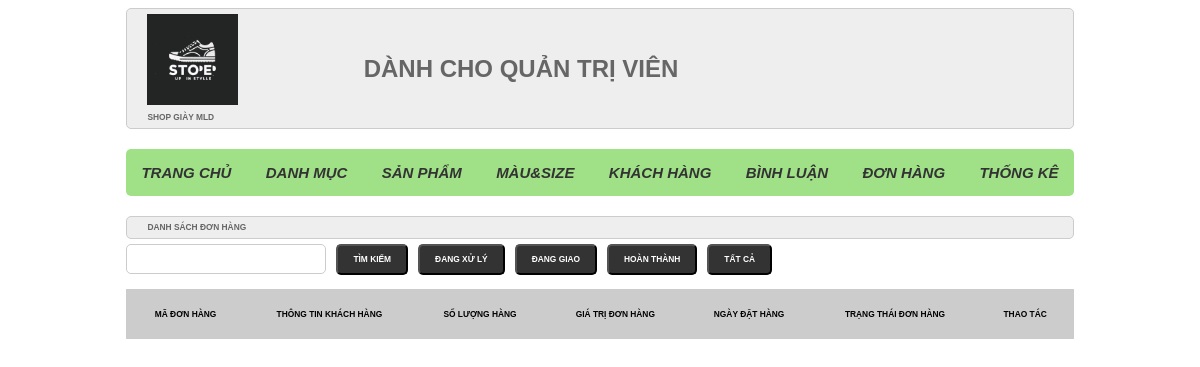
/admin/index.php?act=donhang, run on an earlier commit of the app's database.
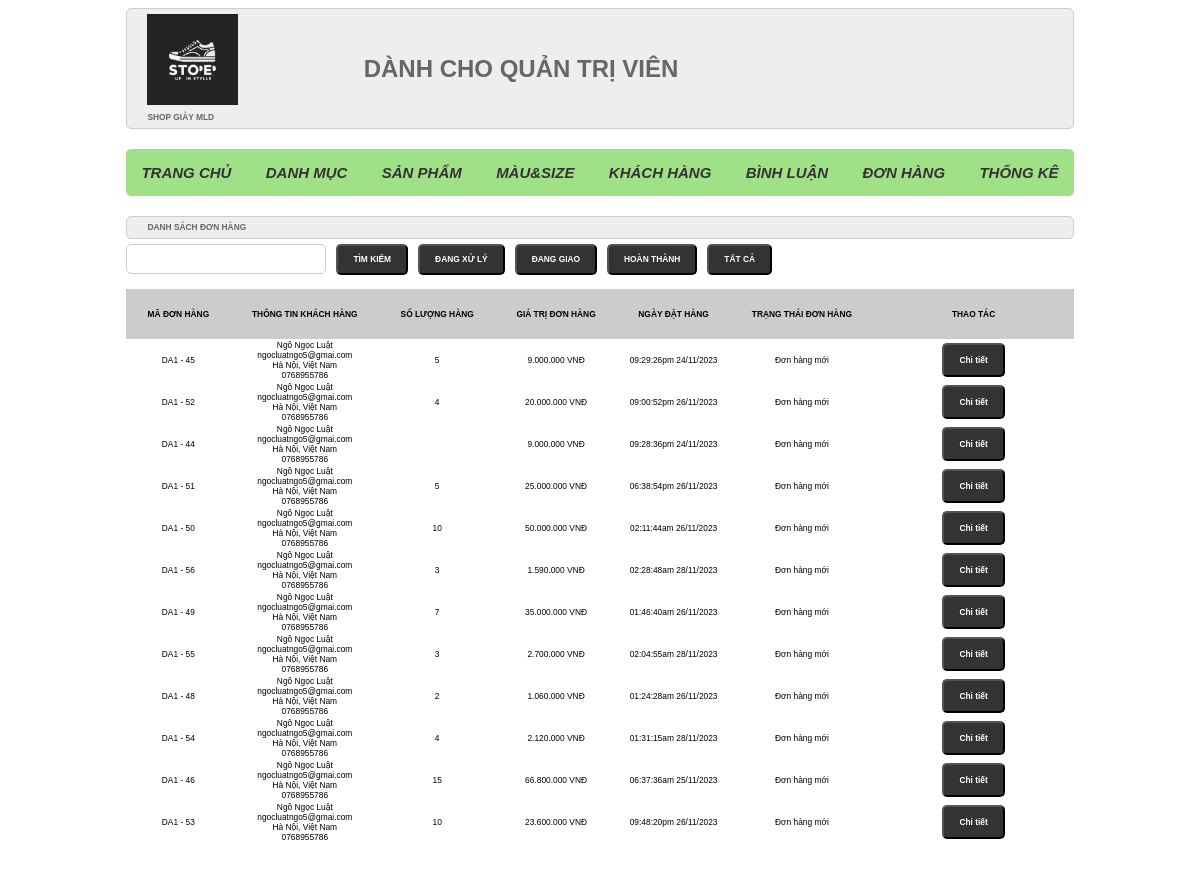
And on a later commit of the database.
### tables this page shows
CREATE TABLE `cart` (
  `id` int(10) NOT NULL,
  `iduser` int(10) NOT NULL,
  `idspbt` int(10) NOT NULL,
  `img` varchar(255) DEFAULT NULL,
  `namepro` varchar(255) DEFAULT NULL,
  `price` int(10) NOT NULL DEFAULT 0,
  `mau` varchar(255) NOT NULL,
  `size` int(11) NOT NULL,
  `soluong` int(3) NOT NULL,
  `thanhtien` int(11) NOT NULL,
  `idbill` int(10) NOT NULL
);

CREATE TABLE `bill` (
  `id` int(11) NOT NULL,
  `iduser` int(10) DEFAULT 0,
  `bill_name` varchar(255) NOT NULL,
  `bill_address` varchar(255) NOT NULL,
  `bill_tel` varchar(50) NOT NULL,
  `bill_email` varchar(255) NOT NULL,
  `bill_pttt` tinyint(1) NOT NULL DEFAULT 0 COMMENT '0.Thanh toán trực tiếp \r\n1.Chuyển khoản\r\n2.Thanh toán online',
  `ngaydathang` varchar(50) DEFAULT NULL,
  `total` int(10) NOT NULL DEFAULT 0,
  `bill_status` tinyint(1) NOT NULL DEFAULT 0 COMMENT '0.Đơn hàng mới\r\n1.Đang xử lý\r\n2.Đang giao hàng\r\n3.Đã giao '
);

### model/pdo.php (called while the page is built, shortened)
<?php
function pdo_get_connection()
{
    $dburl = "mysql:host=localhost;dbname=webbangiaynam;charset=utf8";
    $username = 'root';
    $password = '';
    $conn = new PDO($dburl, $username, $password);
    $conn->setAttribute(PDO::ATTR_ERRMODE, PDO::ERRMODE_EXCEPTION);
    return $conn;
}
function pdo_query($sql)
{
    $sql_args = array_slice(func_get_args(), 1);
    try {
        $conn = pdo_get_connection();
        $stmt = $conn->prepare($sql);
        $stmt->execute($sql_args);
        $rows = $stmt->fetchAll(PDO::FETCH_ASSOC);
        return $rows;
    } catch (PDOException $e) {
        throw $e;
    } finally {
        unset($conn);
    }
}

### model/giohang.php (called while the page is built, shortened)
<?php
    function loadall_bill_admin($status = null) {
        $sql = "SELECT *, bill.id as id, SUM(cart.soluong) AS soluong
                FROM bill
                LEFT JOIN cart ON bill.id = cart.idbill";
        $sql .= " GROUP BY bill.id
                  ORDER BY bill_status=0 DESC";
        $listbill = pdo_query($sql);
        return $listbill;
    }
    function get_ttdh($n) {
        switch($n) {
            case "0":
                $tt = "Đơn hàng mới";
                break;
        }
        return $tt;
    }
    function format($numberformat) {
        return number_format($numberformat,0,',','.'). ' VNĐ';
    }

### admin/donhang/list.php (the view, shortened to what this page needs)
<div class="row">
            <div class="row frmtitle">
                <h1>DANH SÁCH ĐƠN HÀNG</h1>
            </div>
            <form action="index.php?act=listdonhang" method="post" class="flex_sea">
                <input type="text" name="kyw">
                <input type="submit" name="listok" value="TÌM KIẾM">
                <input type="submit" name="dangxuly" value="ĐANG XỬ LÝ">
                <input type="submit" name="danggiao" value="ĐANG GIAO">
                <input type="submit" name="hoanthanh" value="HOÀN THÀNH">
                <a href="index.php?act=donhang"><input type="button" name="tatca" value="TẤT CẢ"></a>
            </form>
            <div class="row frmcontent">
                <div class="row mb10 frmdsloai">
                    <table>
                        <tr>
                            <th>MÃ ĐƠN HÀNG</th>
                            <th>THÔNG TIN KHÁCH HÀNG</th>
                            <th>SỐ LƯỢNG HÀNG</th>
                            <th>GIÁ TRỊ ĐƠN HÀNG</th>
                            <th>NGÀY ĐẶT HÀNG</th>
                            <th>TRẠNG THÁI ĐƠN HÀNG</th>
                            <th>THAO TÁC</th>
                        </tr>
                        <?php
                        foreach($listbill as $bill){
                            $info = $bill['bill_name'].'<br>'.
                                    $bill['bill_email'].'<br>'.
                                    $bill['bill_address'].'<br>'.
                                    $bill['bill_tel'];
                            $tddh = get_ttdh($bill['bill_status']);
                            $billct="index.php?act=billct&idbill=".$bill['id'];
                        ?>
                            <tr>
                                <td>DA1 - <?=$bill['id']?></td>
                                <td>
                                    <?=$info?>
                                </td>
                                <td><?=$bill['soluong']?></td>
                                <td><?=format($bill['total'])?></td>
                                <td><?=$bill['ngaydathang']?></td>
                                <td><?=$tddh?></td>
                                <td style="width: 200px;">
                                    <?php
                                        if (isset($_POST['dangxuly'])) {
                                            echo '
                                                <form action="index.php?act=updatettbill" method="post">
                                                    <input type="hidden" name="idbill" value="'.$bill['id'].'">
                                                    <input type="submit" name="xacnhangiao" value="XÁC NHẬN GIAO HÀNG">
                                                </form>
                                            ';
                                        } else {
                                            echo '
                                                <a href="'.$billct.'"><input type="button" value="Chi tiết"></a>
                                            ';
                                        }
                                    ?>
                                </td>
                            </tr>
                        <?php
                        }
                        ?>
                    </table>
                </div>
            </div>
        </div>

What changed in the data, as far as the page shows it:
added cart: idbill "45", idbill.bill_name "Ngô Ngọc Luật", idbill.bill_email "ngocluatngo5@gmai.com", idbill.bill_address "Hà Nội, Việt Nam", idbill.bill_tel "0768955786", soluong "5", idbill.total "9.000.000 VNĐ", idbill.ngaydathang "09:29:26pm 24/11/2023", idbill.bill_status "Đơn hàng mới"
added cart: idbill "52", idbill.bill_name "Ngô Ngọc Luật", idbill.bill_email "ngocluatngo5@gmai.com", idbill.bill_address "Hà Nội, Việt Nam", idbill.bill_tel "0768955786", soluong "4", idbill.total "20.000.000 VNĐ", idbill.ngaydathang "09:00:52pm 26/11/2023", idbill.bill_status "Đơn hàng mới"
added bill: id "44", bill_name "Ngô Ngọc Luật", bill_email "ngocluatngo5@gmai.com", bill_address "Hà Nội, Việt Nam", bill_tel "0768955786", total "9.000.000 VNĐ", ngaydathang "09:28:36pm 24/11/2023", bill_status "Đơn hàng mới"
added cart: idbill "51", idbill.bill_name "Ngô Ngọc Luật", idbill.bill_email "ngocluatngo5@gmai.com", idbill.bill_address "Hà Nội, Việt Nam", idbill.bill_tel "0768955786", soluong "5", idbill.total "25.000.000 VNĐ", idbill.ngaydathang "06:38:54pm 26/11/2023", idbill.bill_status "Đơn hàng mới"
added cart: idbill "50", idbill.bill_name "Ngô Ngọc Luật", idbill.bill_email "ngocluatngo5@gmai.com", idbill.bill_address "Hà Nội, Việt Nam", idbill.bill_tel "0768955786", soluong "10", idbill.total "50.000.000 VNĐ", idbill.ngaydathang "02:11:44am 26/11/2023", idbill.bill_status "Đơn hàng mới"
added cart: idbill "56", idbill.bill_name "Ngô Ngọc Luật", idbill.bill_email "ngocluatngo5@gmai.com", idbill.bill_address "Hà Nội, Việt Nam", idbill.bill_tel "0768955786", soluong "3", idbill.total "1.590.000 VNĐ", idbill.ngaydathang "02:28:48am 28/11/2023", idbill.bill_status "Đơn hàng mới"
added cart: idbill "49", idbill.bill_name "Ngô Ngọc Luật", idbill.bill_email "ngocluatngo5@gmai.com", idbill.bill_address "Hà Nội, Việt Nam", idbill.bill_tel "0768955786", soluong "7", idbill.total "35.000.000 VNĐ", idbill.ngaydathang "01:46:40am 26/11/2023", idbill.bill_status "Đơn hàng mới"
added cart: idbill "55", idbill.bill_name "Ngô Ngọc Luật", idbill.bill_email "ngocluatngo5@gmai.com", idbill.bill_address "Hà Nội, Việt Nam", idbill.bill_tel "0768955786", soluong "3", idbill.total "2.700.000 VNĐ", idbill.ngaydathang "02:04:55am 28/11/2023", idbill.bill_status "Đơn hàng mới"
added cart: idbill "48", idbill.bill_name "Ngô Ngọc Luật", idbill.bill_email "ngocluatngo5@gmai.com", idbill.bill_address "Hà Nội, Việt Nam", idbill.bill_tel "0768955786", soluong "2", idbill.total "1.060.000 VNĐ", idbill.ngaydathang "01:24:28am 26/11/2023", idbill.bill_status "Đơn hàng mới"
added cart: idbill "54", idbill.bill_name "Ngô Ngọc Luật", idbill.bill_email "ngocluatngo5@gmai.com", idbill.bill_address "Hà Nội, Việt Nam", idbill.bill_tel "0768955786", soluong "4", idbill.total "2.120.000 VNĐ", idbill.ngaydathang "01:31:15am 28/11/2023", idbill.bill_status "Đơn hàng mới"
added cart: idbill "46", idbill.bill_name "Ngô Ngọc Luật", idbill.bill_email "ngocluatngo5@gmai.com", idbill.bill_address "Hà Nội, Việt Nam", idbill.bill_tel "0768955786", soluong "15", idbill.total "66.800.000 VNĐ", idbill.ngaydathang "06:37:36am 25/11/2023", idbill.bill_status "Đơn hàng mới"
added cart: idbill "53", idbill.bill_name "Ngô Ngọc Luật", idbill.bill_email "ngocluatngo5@gmai.com", idbill.bill_address "Hà Nội, Việt Nam", idbill.bill_tel "0768955786", soluong "10", idbill.total "23.600.000 VNĐ", idbill.ngaydathang "09:48:20pm 26/11/2023", idbill.bill_status "Đơn hàng mới"
